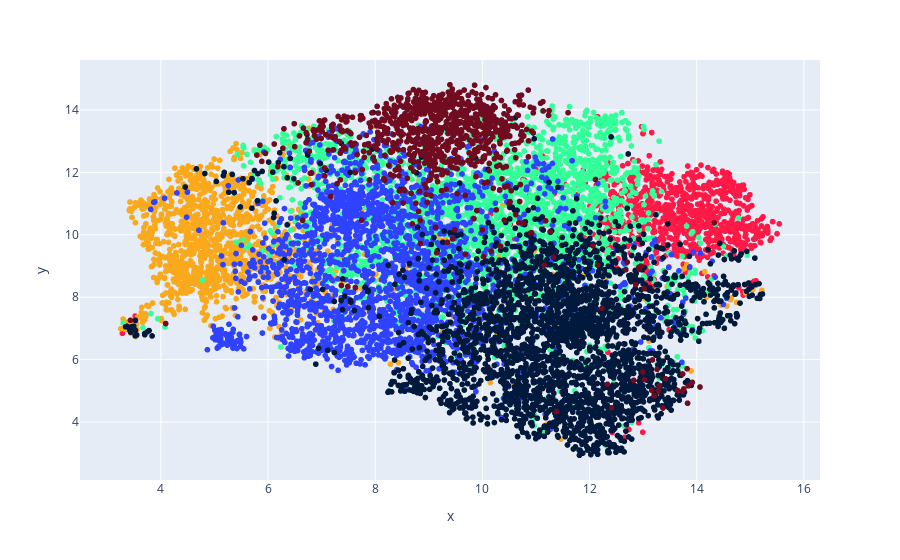

The cell this chart's notebook holds for it:
### Code cell
from code_data_science import data_table as dt
from code_data_science import palette
import plotly.express as px
from sklearn.cluster import KMeans
from sklearn.manifold import TSNE
from sklearn.metrics import silhouette_score
import numpy as np
import umap


def string_to_float_array(str, delimiter=";"):
    return [float(f) for f in str.split(delimiter)]


# get data
df = dt.read_csv("../samples/embeddings.csv")
df.drop_duplicates("embedding", inplace=True)

df["embedding"] = [
    [float(f) for f in embd_str.split(";")] for embd_str in df["embedding"]
]
embds = np.array(list(df["embedding"]))


indices = umap.UMAP(n_neighbors=100, min_dist=0.7).fit_transform(embds)


x = indices[:, 0]
y = indices[:, 1]

# find best k
best_silhouette_score = -100
kmax = 6
best_k = -1

for k in range(2, kmax + 1):
    kmeans = KMeans(n_clusters=k, random_state=0, n_init=10).fit_predict(
        embds
    )  # np.column_stack([x,y])
    labels = kmeans
    if silhouette_score(embds, labels, metric="euclidean") > best_silhouette_score:
        best_kmeans = kmeans
        best_k = k

df["x"] = x
df["y"] = y
df["kmeans"] = best_kmeans.astype(
    "str"
)  # as string so the colors and legend are discrete
df.sort_values(by="kmeans", inplace=True)

custom_palette = [
    palette.__moderne_color_map["red"]["main"],
    palette.__moderne_color_map["yellow"]["main"],
    palette.__moderne_color_map["green"]["main"],
    palette.__moderne_color_map["blue"]["main"],
    palette.__moderne_color_map["indigo"]["main"],
    palette.__moderne_color_map["red"][700],
    palette.__moderne_color_map["yellow"][700],
]

colors = custom_palette[:best_k]

df.rename(columns={"kmeans": "cluster id"}, inplace=True)

fig = px.scatter(
    df,
    x="x",
    y="y",
    log_x=False,
    color="cluster id",
    hover_name="name",
    color_discrete_sequence=colors
)
fig.update_layout(showlegend=False)

fig.show()

### Figure 1 — Plotly figure (JSON) as saved in the notebook; plotly's stock layout.template omitted (floating-point values rounded to 4 significant figures; data arrays with more than 128 entries replaced by an {"elided": "..."} marker saying what was removed)
{"data": [{"hovertemplate": "<b>%{hovertext}</b><br><br>cluster id=0<br>x=%{x}<br>y=%{y}<extra></extra>", "hovertext": {"elided": "931 str values"}, "legendgroup": "0", "marker": {"color": "#ff1947", "symbol": "circle"}, "mode": "markers", "name": "0", "showlegend": true, "type": "scattergl", "x": {"elided": "931 float values"}, "xaxis": "x", "y": {"elided": "931 float values"}, "yaxis": "y"}, {"hovertemplate": "<b>%{hovertext}</b><br><br>cluster id=1<br>x=%{x}<br>y=%{y}<extra></extra>", "hovertext": {"elided": "1338 str values"}, "legendgroup": "1", "marker": {"color": "#f9a91b", "symbol": "circle"}, "mode": "markers", "name": "1", "showlegend": true, "type": "scattergl", "x": {"elided": "1338 float values"}, "xaxis": "x", "y": {"elided": "1338 float values"}, "yaxis": "y"}, {"hovertemplate": "<b>%{hovertext}</b><br><br>cluster id=2<br>x=%{x}<br>y=%{y}<extra></extra>", "hovertext": {"elided": "2614 str values"}, "legendgroup": "2", "marker": {"color": "#33ff99", "symbol": "circle"}, "mode": "markers", "name": "2", "showlegend": true, "type": "scattergl", "x": {"elided": "2614 float values"}, "xaxis": "x", "y": {"elided": "2614 float values"}, "yaxis": "y"}, {"hovertemplate": "<b>%{hovertext}</b><br><br>cluster id=3<br>x=%{x}<br>y=%{y}<extra></extra>", "hovertext": {"elided": "2240 str values"}, "legendgroup": "3", "marker": {"color": "#2e42ff", "symbol": "circle"}, "mode": "markers", "name": "3", "showlegend": true, "type": "scattergl", "x": {"elided": "2240 float values"}, "xaxis": "x", "y": {"elided": "2240 float values"}, "yaxis": "y"}, {"hovertemplate": "<b>%{hovertext}</b><br><br>cluster id=4<br>x=%{x}<br>y=%{y}<extra></extra>", "hovertext": {"elided": "2806 str values"}, "legendgroup": "4", "marker": {"color": "#00193c", "symbol": "circle"}, "mode": "markers", "name": "4", "showlegend": true, "type": "scattergl", "x": {"elided": "2806 float values"}, "xaxis": "x", "y": {"elided": "2806 float values"}, "yaxis": "y"}, {"hovertemplate": "<b>%{hovertext}</b><br><br>cluster id=5<br>x=%{x}<br>y=%{y}<extra></extra>", "hovertext": {"elided": "881 str values"}, "legendgroup": "5", "marker": {"color": "#710b20", "symbol": "circle"}, "mode": "markers", "name": "5", "showlegend": true, "type": "scattergl", "x": {"elided": "881 float values"}, "xaxis": "x", "y": {"elided": "881 float values"}, "yaxis": "y"}], "layout": {"legend": {"title": {"text": "cluster id"}, "tracegroupgap": 0}, "margin": {"t": 60}, "showlegend": false, "xaxis": {"anchor": "y", "domain": [0, 1], "title": {"text": "x"}}, "yaxis": {"anchor": "x", "domain": [0, 1], "title": {"text": "y"}}}}
